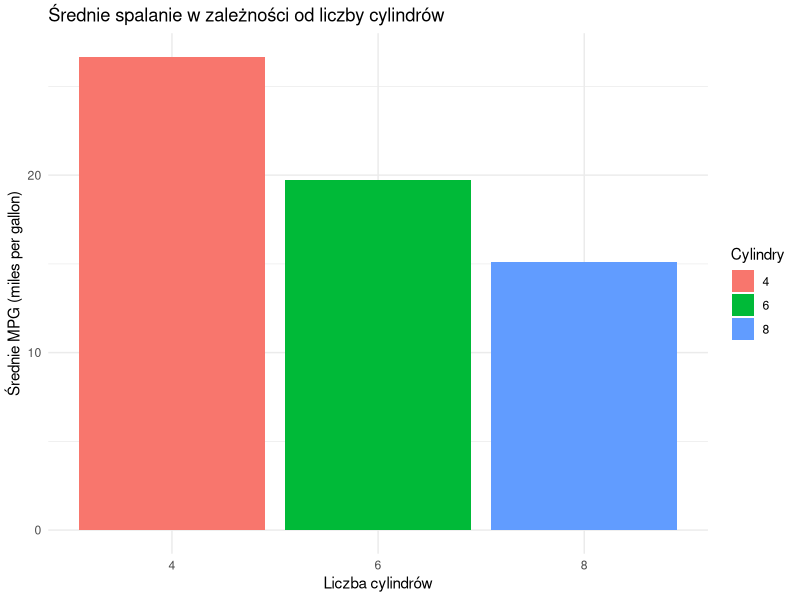
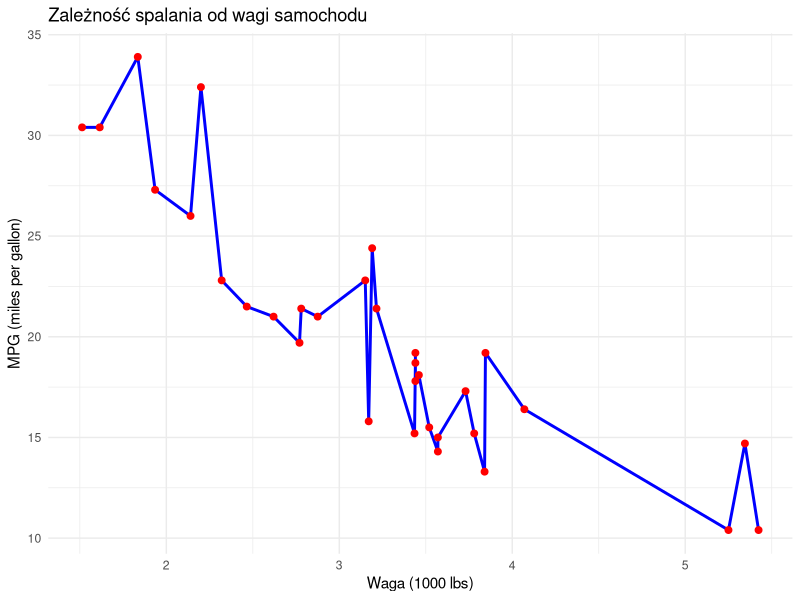
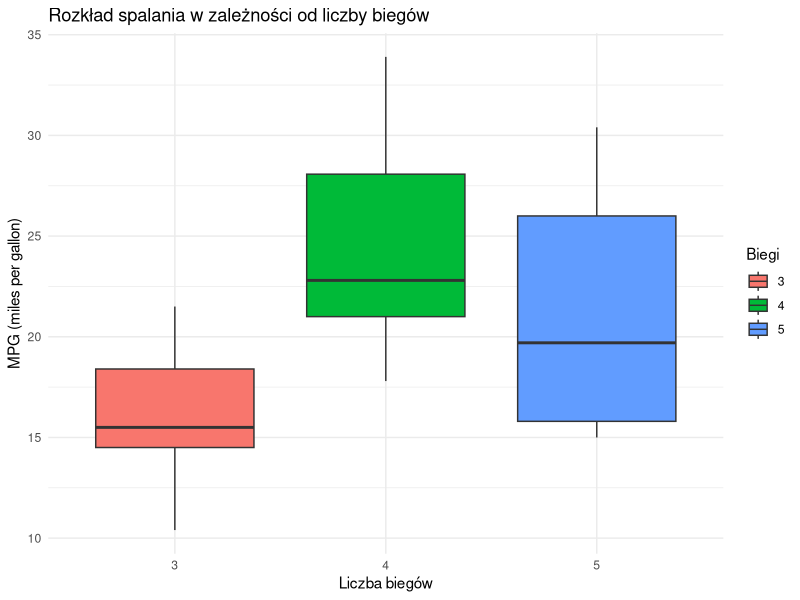

Reproduce these figures in R, in order.
## ---- chunk 1
# biblioteki
library(dplyr)    
library(ggplot2)  
## ---- chunk 2
#zbiór danych
data(mtcars)

mtcars <- mtcars %>%
  mutate(
    cyl = as.factor(cyl),   
    gear = as.factor(gear)  
  )

# wyswietlenie danych
head(mtcars)
## ---- chunk 3
#statystyki dlanzmiennej mpg - zużycie paliwa
cat("\nSzczegółowe statystyki dla zmiennej 'mpg' (miles per gallon):\n")
cat("Średnia:", mean(mtcars$mpg), "\n")
cat("Minimum:", min(mtcars$mpg), "\n")
cat("Maksimum:", max(mtcars$mpg), "\n")
cat("Mediana:", median(mtcars$mpg), "\n")
cat("Odchylenie standardowe:", sd(mtcars$mpg), "\n")
## ---- chunk 4
# grupowanie po liczbie cylindrów i obliczanie statystyk
summary_stats <- mtcars %>%
  group_by(cyl) %>%  
  summarise(
    mean_mpg = mean(mpg, na.rm = TRUE),  
    sd_mpg = sd(mpg, na.rm = TRUE),      
    n = n()                              
  )

# Wyświetl wyniki
summary_stats
## ---- chunk 5
# filtrowanie tylko samochodów o mocy większej niż 100 KM
mtcars_filtered <- mtcars %>%
  filter(hp > 100) %>%  # filtruj po mocy
  mutate(
    # Oblicz moc na cylinder (konie mechaniczne na cylinder)
    hp_per_cyl = hp / as.numeric(as.character(cyl))
  )

# przefiltrowane dane
head(mtcars_filtered)
## ---- chunk 6
# Wykres słupkowy średniego spalania wg liczby cylindrów
ggplot(mtcars, aes(x = cyl, y = mpg, fill = cyl)) +
  stat_summary(geom = "bar", fun = "mean") +  # słupki pokazujące średnią
  labs(
    title = "Średnie spalanie w zależności od liczby cylindrów",
    x = "Liczba cylindrów",
    y = "Średnie MPG (miles per gallon)",
    fill = "Cylindry"
  ) +
  theme_minimal()

# KOMENTARZ: Wykres pokazuje, że samochody z mniejszą liczbą cylindrów 
# (4 cyl) mają najlepsze średnie spalanie (~26 MPG), podczas gdy 
# samochody z 8 cylindrami mają najgorsze spalanie (~15 MPG).
## ---- chunk 7

mtcars_ordered <- mtcars[order(mtcars$wt), ]
#wykres wagi od spalania
ggplot(mtcars_ordered, aes(x = wt, y = mpg)) +
  geom_line(color = "blue", linewidth = 1) +      
  geom_point(color = "red", size = 2) +     
  labs(
    title = "Zależność spalania od wagi samochodu",
    x = "Waga (1000 lbs)",
    y = "MPG (miles per gallon)"
  ) +
  theme_minimal()

# KOMENTARZ: Wykres wyraźnie pokazuje ujemną korelację między wagą 
# samochodu a jego efektywnością paliwową. Cięższe samochody mają 
# większe spalanie.
## ---- chunk 8
# boxplot spalanie od liczby biegów
ggplot(mtcars, aes(x = gear, y = mpg, fill = gear)) +
  geom_boxplot() +  
  labs(
    title = "Rozkład spalania w zależności od liczby biegów",
    x = "Liczba biegów",
    y = "MPG (miles per gallon)",
    fill = "Biegi"
  ) +
  theme_minimal()

# KOMENTARZ: Samochody z 4 biegami mają najwyższą medianę spalania 
# (~25 MPG) i najmniejszy rozrzut wartości. Samochody z 3 biegami 
# mają najgorsze spalanie i największą zmienność.
